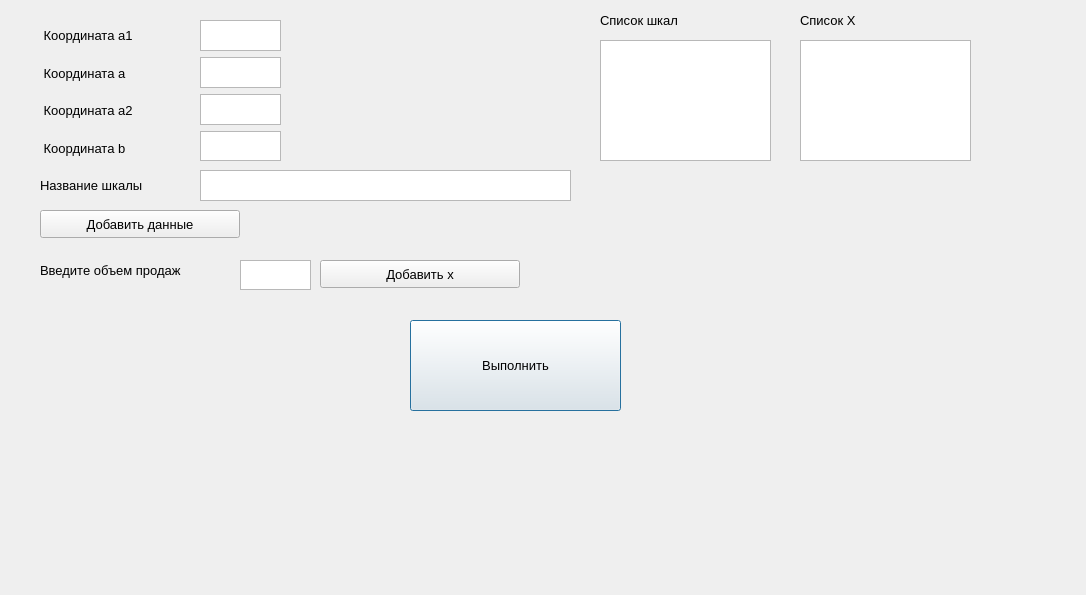
<?xml version="1.0" encoding="UTF-8"?>
<ui version="4.0">
 <class>Dialog</class>
 <widget class="QDialog" name="Dialog">
  <property name="geometry">
   <rect>
    <x>0</x>
    <y>0</y>
    <width>1086</width>
    <height>595</height>
   </rect>
  </property>
  <property name="windowTitle">
   <string>Нечеткая логика и лингвистические шкалы</string>
  </property>
  <widget class="QPushButton" name="buttonCreateGraf">
   <property name="geometry">
    <rect>
     <x>410</x>
     <y>320</y>
     <width>211</width>
     <height>91</height>
    </rect>
   </property>
   <property name="font">
    <font>
     <pointsize>10</pointsize>
    </font>
   </property>
   <property name="text">
    <string>Выполнить</string>
   </property>
  </widget>
  <widget class="QTextEdit" name="TextLineName">
   <property name="geometry">
    <rect>
     <x>200</x>
     <y>170</y>
     <width>371</width>
     <height>31</height>
    </rect>
   </property>
   <property name="html">
    <string>&lt;!DOCTYPE HTML PUBLIC &quot;-//W3C//DTD HTML 4.0//EN&quot; &quot;http://www.w3.org/TR/REC-html40/strict.dtd&quot;&gt;
&lt;html&gt;&lt;head&gt;&lt;meta name=&quot;qrichtext&quot; content=&quot;1&quot; /&gt;&lt;style type=&quot;text/css&quot;&gt;
p, li { white-space: pre-wrap; }
&lt;/style&gt;&lt;/head&gt;&lt;body style=&quot; font-family:'MS Shell Dlg 2'; font-size:8.25pt; font-weight:400; font-style:normal;&quot;&gt;
&lt;p style=&quot;-qt-paragraph-type:empty; margin-top:0px; margin-bottom:0px; margin-left:0px; margin-right:0px; -qt-block-indent:0; text-indent:0px; font-size:7.8pt;&quot;&gt;&lt;br /&gt;&lt;/p&gt;&lt;/body&gt;&lt;/html&gt;</string>
   </property>
  </widget>
  <widget class="QPushButton" name="buttonAddInfo">
   <property name="geometry">
    <rect>
     <x>40</x>
     <y>210</y>
     <width>200</width>
     <height>28</height>
    </rect>
   </property>
   <property name="font">
    <font>
     <pointsize>10</pointsize>
    </font>
   </property>
   <property name="text">
    <string>Добавить данные</string>
   </property>
  </widget>
  <widget class="QTextEdit" name="TextLineCountSales">
   <property name="geometry">
    <rect>
     <x>240</x>
     <y>260</y>
     <width>71</width>
     <height>30</height>
    </rect>
   </property>
   <property name="html">
    <string>&lt;!DOCTYPE HTML PUBLIC &quot;-//W3C//DTD HTML 4.0//EN&quot; &quot;http://www.w3.org/TR/REC-html40/strict.dtd&quot;&gt;
&lt;html&gt;&lt;head&gt;&lt;meta name=&quot;qrichtext&quot; content=&quot;1&quot; /&gt;&lt;style type=&quot;text/css&quot;&gt;
p, li { white-space: pre-wrap; }
&lt;/style&gt;&lt;/head&gt;&lt;body style=&quot; font-family:'MS Shell Dlg 2'; font-size:8.25pt; font-weight:400; font-style:normal;&quot;&gt;
&lt;p style=&quot;-qt-paragraph-type:empty; margin-top:0px; margin-bottom:0px; margin-left:0px; margin-right:0px; -qt-block-indent:0; text-indent:0px; font-size:7.8pt;&quot;&gt;&lt;br /&gt;&lt;/p&gt;&lt;/body&gt;&lt;/html&gt;</string>
   </property>
  </widget>
  <widget class="QLabel" name="CountSales">
   <property name="geometry">
    <rect>
     <x>40</x>
     <y>260</y>
     <width>191</width>
     <height>21</height>
    </rect>
   </property>
   <property name="font">
    <font>
     <pointsize>10</pointsize>
    </font>
   </property>
   <property name="text">
    <string>Введите объем продаж</string>
   </property>
  </widget>
  <widget class="QWidget" name="verticalLayoutWidget_2">
   <property name="geometry">
    <rect>
     <x>40</x>
     <y>20</y>
     <width>160</width>
     <height>181</height>
    </rect>
   </property>
   <layout class="QVBoxLayout" name="verticalLayout_2">
    <item>
     <widget class="QLabel" name="label">
      <property name="font">
       <font>
        <pointsize>10</pointsize>
       </font>
      </property>
      <property name="text">
       <string> Координата а1</string>
      </property>
     </widget>
    </item>
    <item>
     <widget class="QLabel" name="label_3">
      <property name="font">
       <font>
        <pointsize>10</pointsize>
       </font>
      </property>
      <property name="text">
       <string> Координата а</string>
      </property>
     </widget>
    </item>
    <item>
     <widget class="QLabel" name="label_2">
      <property name="font">
       <font>
        <pointsize>10</pointsize>
       </font>
      </property>
      <property name="text">
       <string> Координата а2</string>
      </property>
     </widget>
    </item>
    <item>
     <widget class="QLabel" name="label_4">
      <property name="font">
       <font>
        <pointsize>10</pointsize>
       </font>
      </property>
      <property name="text">
       <string> Координата b</string>
      </property>
     </widget>
    </item>
    <item>
     <widget class="QLabel" name="label_5">
      <property name="font">
       <font>
        <pointsize>10</pointsize>
       </font>
      </property>
      <property name="text">
       <string>Название шкалы</string>
      </property>
     </widget>
    </item>
   </layout>
  </widget>
  <widget class="QWidget" name="verticalLayoutWidget_3">
   <property name="geometry">
    <rect>
     <x>200</x>
     <y>20</y>
     <width>81</width>
     <height>141</height>
    </rect>
   </property>
   <layout class="QVBoxLayout" name="verticalLayout_3">
    <item>
     <widget class="QTextEdit" name="TextLineA1">
      <property name="html">
       <string>&lt;!DOCTYPE HTML PUBLIC &quot;-//W3C//DTD HTML 4.0//EN&quot; &quot;http://www.w3.org/TR/REC-html40/strict.dtd&quot;&gt;
&lt;html&gt;&lt;head&gt;&lt;meta name=&quot;qrichtext&quot; content=&quot;1&quot; /&gt;&lt;style type=&quot;text/css&quot;&gt;
p, li { white-space: pre-wrap; }
&lt;/style&gt;&lt;/head&gt;&lt;body style=&quot; font-family:'MS Shell Dlg 2'; font-size:8.25pt; font-weight:400; font-style:normal;&quot;&gt;
&lt;p style=&quot;-qt-paragraph-type:empty; margin-top:0px; margin-bottom:0px; margin-left:0px; margin-right:0px; -qt-block-indent:0; text-indent:0px; font-size:7.8pt;&quot;&gt;&lt;br /&gt;&lt;/p&gt;&lt;/body&gt;&lt;/html&gt;</string>
      </property>
     </widget>
    </item>
    <item>
     <widget class="QTextEdit" name="TextLineA2">
      <property name="html">
       <string>&lt;!DOCTYPE HTML PUBLIC &quot;-//W3C//DTD HTML 4.0//EN&quot; &quot;http://www.w3.org/TR/REC-html40/strict.dtd&quot;&gt;
&lt;html&gt;&lt;head&gt;&lt;meta name=&quot;qrichtext&quot; content=&quot;1&quot; /&gt;&lt;style type=&quot;text/css&quot;&gt;
p, li { white-space: pre-wrap; }
&lt;/style&gt;&lt;/head&gt;&lt;body style=&quot; font-family:'MS Shell Dlg 2'; font-size:8.25pt; font-weight:400; font-style:normal;&quot;&gt;
&lt;p style=&quot;-qt-paragraph-type:empty; margin-top:0px; margin-bottom:0px; margin-left:0px; margin-right:0px; -qt-block-indent:0; text-indent:0px; font-size:7.8pt;&quot;&gt;&lt;br /&gt;&lt;/p&gt;&lt;/body&gt;&lt;/html&gt;</string>
      </property>
     </widget>
    </item>
    <item>
     <widget class="QTextEdit" name="TextLineA">
      <property name="html">
       <string>&lt;!DOCTYPE HTML PUBLIC &quot;-//W3C//DTD HTML 4.0//EN&quot; &quot;http://www.w3.org/TR/REC-html40/strict.dtd&quot;&gt;
&lt;html&gt;&lt;head&gt;&lt;meta name=&quot;qrichtext&quot; content=&quot;1&quot; /&gt;&lt;style type=&quot;text/css&quot;&gt;
p, li { white-space: pre-wrap; }
&lt;/style&gt;&lt;/head&gt;&lt;body style=&quot; font-family:'MS Shell Dlg 2'; font-size:8.25pt; font-weight:400; font-style:normal;&quot;&gt;
&lt;p style=&quot;-qt-paragraph-type:empty; margin-top:0px; margin-bottom:0px; margin-left:0px; margin-right:0px; -qt-block-indent:0; text-indent:0px; font-size:7.8pt;&quot;&gt;&lt;br /&gt;&lt;/p&gt;&lt;/body&gt;&lt;/html&gt;</string>
      </property>
     </widget>
    </item>
    <item>
     <widget class="QTextEdit" name="TextLineB">
      <property name="html">
       <string>&lt;!DOCTYPE HTML PUBLIC &quot;-//W3C//DTD HTML 4.0//EN&quot; &quot;http://www.w3.org/TR/REC-html40/strict.dtd&quot;&gt;
&lt;html&gt;&lt;head&gt;&lt;meta name=&quot;qrichtext&quot; content=&quot;1&quot; /&gt;&lt;style type=&quot;text/css&quot;&gt;
p, li { white-space: pre-wrap; }
&lt;/style&gt;&lt;/head&gt;&lt;body style=&quot; font-family:'MS Shell Dlg 2'; font-size:8.25pt; font-weight:400; font-style:normal;&quot;&gt;
&lt;p style=&quot;-qt-paragraph-type:empty; margin-top:0px; margin-bottom:0px; margin-left:0px; margin-right:0px; -qt-block-indent:0; text-indent:0px; font-size:7.8pt;&quot;&gt;&lt;br /&gt;&lt;/p&gt;&lt;/body&gt;&lt;/html&gt;</string>
      </property>
     </widget>
    </item>
   </layout>
  </widget>
  <widget class="QPushButton" name="buttonAddX">
   <property name="geometry">
    <rect>
     <x>320</x>
     <y>260</y>
     <width>200</width>
     <height>28</height>
    </rect>
   </property>
   <property name="font">
    <font>
     <pointsize>10</pointsize>
    </font>
   </property>
   <property name="text">
    <string>Добавить х</string>
   </property>
  </widget>
  <widget class="QLabel" name="label_6">
   <property name="geometry">
    <rect>
     <x>600</x>
     <y>10</y>
     <width>111</width>
     <height>21</height>
    </rect>
   </property>
   <property name="font">
    <font>
     <pointsize>10</pointsize>
    </font>
   </property>
   <property name="text">
    <string>Список шкал</string>
   </property>
  </widget>
  <widget class="QListWidget" name="listNames">
   <property name="geometry">
    <rect>
     <x>600</x>
     <y>40</y>
     <width>171</width>
     <height>121</height>
    </rect>
   </property>
  </widget>
  <widget class="QLabel" name="label_7">
   <property name="geometry">
    <rect>
     <x>800</x>
     <y>10</y>
     <width>111</width>
     <height>21</height>
    </rect>
   </property>
   <property name="font">
    <font>
     <pointsize>10</pointsize>
    </font>
   </property>
   <property name="text">
    <string>Список X</string>
   </property>
  </widget>
  <widget class="QListWidget" name="listForX">
   <property name="geometry">
    <rect>
     <x>800</x>
     <y>40</y>
     <width>171</width>
     <height>121</height>
    </rect>
   </property>
  </widget>
 </widget>
 <resources/>
 <connections/>
</ui>
